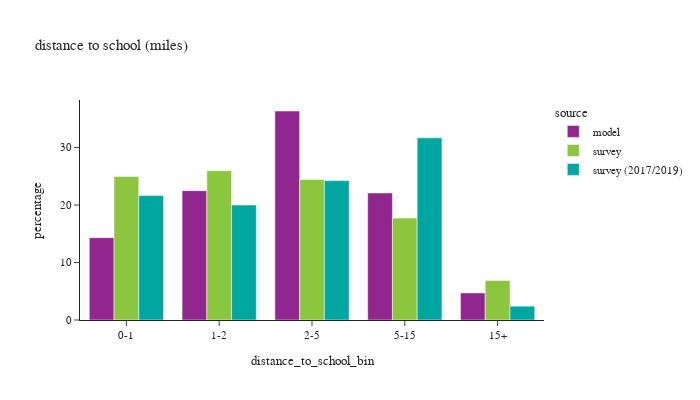

Write notebook code for a chart like this one.
### Code cell
def plot_distance(df:pd.DataFrame, group:str, title_name:str):

    count = df.loc[(df['source']=='model') & (df[group]),['distance_to_school_bin']].value_counts()
    # print(f"model person count =\n"
    #       f"{count.sort_values()}")

    # plot1
    df_plot = df.loc[(df[group]) & (df['distance_to_school_bin'] != float('nan'))].groupby(['source','distance_to_school_bin'])['psexpfac'].sum().reset_index()
    df_plot['percentage'] = df_plot.groupby(['source'], group_keys=False)['psexpfac'].\
            apply(lambda x: 100 * x / float(x.sum()))
    # df_plot
    #
    fig1 = px.bar(df_plot, x='distance_to_school_bin', y="percentage", color="source", barmode="group",
                  title=title_name)
    fig1.for_each_annotation(lambda a: a.update(text = a.text.split("=")[-1]))
    fig1.update_layout(height=400, width=700, font=dict(size=11))
    fig1.show()

    # # plot2
    df_plot = df.loc[(df[group]) & (df['d_school_bin_60mi'].notna())].groupby(['source','d_school_bin_60mi'])['psexpfac'].sum().reset_index()
    df_plot['percentage'] = df_plot.groupby(['source'], group_keys=False)['psexpfac'].\
                apply(lambda x: 100 * x / float(x.sum()))
    # df_plot
    #
    fig2 = px.line(df_plot, x='d_school_bin_60mi', y="percentage", color="source",
                   title=title_name)
    fig2.for_each_annotation(lambda a: a.update(text = a.text.split("=")[-1]))
    fig2.update_layout(height=400, width=700, font=dict(size=11))
    fig2.show()

# distance to work
plot_distance(df_students,'pstyp',"distance to school (miles)")

### Figure 1 — Plotly figure (JSON) as saved in the notebook; plotly's stock layout.template omitted (floating-point values rounded to 4 significant figures)
{"data": [{"alignmentgroup": "True", "hovertemplate": "source=model<br>distance_to_school_bin=%{x}<br>percentage=%{y}<extra></extra>", "legendgroup": "model", "marker": {"color": "#91268F", "pattern": {"shape": ""}}, "name": "model", "offsetgroup": "model", "orientation": "v", "showlegend": true, "textposition": "auto", "type": "bar", "x": ["0-1", "1-2", "2-5", "5-15", "15+"], "xaxis": "x", "y": [14.33, 22.5, 36.36, 22.11, 4.707], "yaxis": "y"}, {"alignmentgroup": "True", "hovertemplate": "source=survey<br>distance_to_school_bin=%{x}<br>percentage=%{y}<extra></extra>", "legendgroup": "survey", "marker": {"color": "#8CC63E", "pattern": {"shape": ""}}, "name": "survey", "offsetgroup": "survey", "orientation": "v", "showlegend": true, "textposition": "auto", "type": "bar", "x": ["0-1", "1-2", "2-5", "5-15", "15+"], "xaxis": "x", "y": [24.97, 25.98, 24.45, 17.73, 6.862], "yaxis": "y"}, {"alignmentgroup": "True", "hovertemplate": "source=survey (2017/2019)<br>distance_to_school_bin=%{x}<br>percentage=%{y}<extra></extra>", "legendgroup": "survey (2017/2019)", "marker": {"color": "#00A7A0", "pattern": {"shape": ""}}, "name": "survey (2017/2019)", "offsetgroup": "survey (2017/2019)", "orientation": "v", "showlegend": true, "textposition": "auto", "type": "bar", "x": ["0-1", "1-2", "2-5", "5-15", "15+"], "xaxis": "x", "y": [21.64, 20.0, 24.25, 31.7, 2.409], "yaxis": "y"}], "layout": {"barmode": "group", "font": {"size": 11}, "height": 400, "legend": {"title": {"text": "source"}, "tracegroupgap": 0}, "title": {"text": "distance to school (miles)"}, "width": 700, "xaxis": {"anchor": "y", "domain": [0.0, 1.0], "title": {"text": "distance_to_school_bin"}}, "yaxis": {"anchor": "x", "domain": [0.0, 1.0], "title": {"text": "percentage"}}}}
